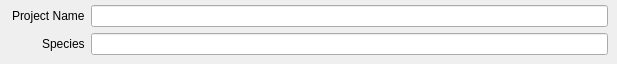
            <widget class="QWidget" name="page_12">
             <widget class="QWidget" name="layoutWidget">
              <property name="geometry">
               <rect>
                <x>12</x>
                <y>5</y>
                <width>596</width>
                <height>22</height>
               </rect>
              </property>
              <layout class="QHBoxLayout" name="horizontalLayout_14">
               <item>
                <widget class="QLabel" name="label_6">
                 <property name="text">
                  <string>Project Name</string>
                 </property>
                </widget>
               </item>
               <item>
                <widget class="QLineEdit" name="lineEdit_4"/>
               </item>
              </layout>
             </widget>
             <widget class="QWidget" name="layoutWidget">
              <property name="geometry">
               <rect>
                <x>42</x>
                <y>33</y>
                <width>566</width>
                <height>22</height>
               </rect>
              </property>
              <layout class="QHBoxLayout" name="horizontalLayout_34">
               <item>
                <widget class="QLabel" name="label_30">
                 <property name="sizePolicy">
                  <sizepolicy hsizetype="Maximum" vsizetype="Preferred">
                   <horstretch>0</horstretch>
                   <verstretch>0</verstretch>
                  </sizepolicy>
                 </property>
                 <property name="maximumSize">
                  <size>
                   <width>45</width>
                   <height>16777215</height>
                  </size>
                 </property>
                 <property name="text">
                  <string>Species</string>
                 </property>
                </widget>
               </item>
               <item>
                <widget class="QLineEdit" name="lineEdit_13">
                 <property name="enabled">
                  <bool>true</bool>
                 </property>
                </widget>
               </item>
              </layout>
             </widget>
            </widget>
